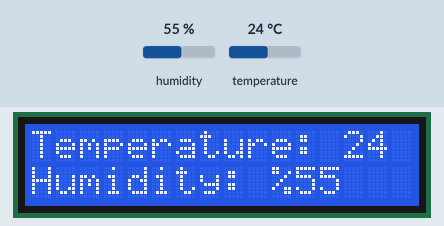
The sketch below on a simulated Arduino Uno, built with avr-gcc and run on an emulated ATmega328P. Parts: 16×2 character LCD. Inputs (shaded band) come from the test bench; at power-on: humidity 55 %, temperature 24 °C.

Above: at 2.2 s.
2.3 s: humidity set to 22 %
At 4.1 s:
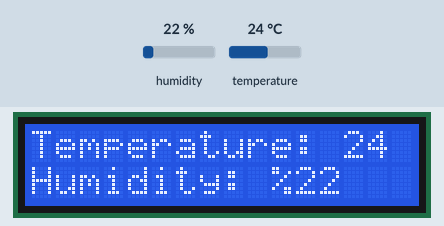
5.1 s: temperature set to 12 °C
At 6.4 s:
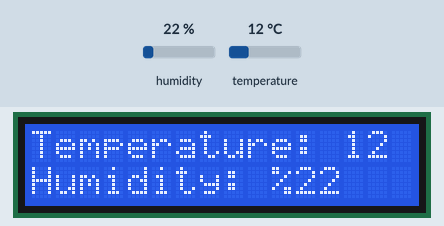
7.9 s: humidity set to 40 %
At 10.0 s:
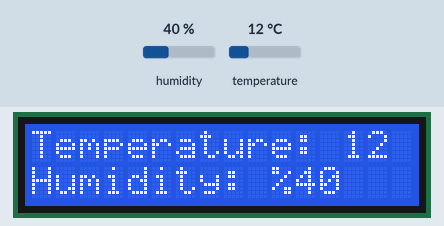
10.8 s: temperature set to 19 °C
At 12.3 s:
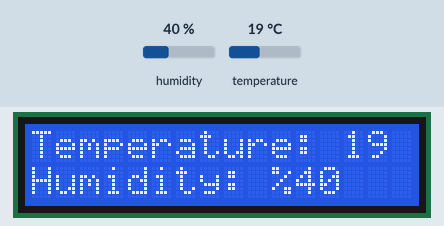
Timing chart, 0 to 13.8 s (numbered marks = the images above; inputs shaded):
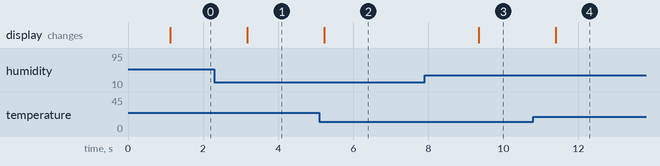

Measured:
- after the input at 2.3 s, the display: changes after 0.88 s (image 1)
- after the input at 5.1 s, the display: changes after 0.13 s (image 2)
- after the input at 7.9 s, the display: changes after 1.4 s (image 3)
- after the input at 10.8 s, the display: changes after 0.60 s (image 4)

The sketch:

arduino_code.ino
```cpp
#include <LiquidCrystal_I2C.h>
#include <Wire.h>
#include <DHT.h>

#define DHTPIN 2
#define DHTTYPE DHT11

DHT dht(DHTPIN, DHTTYPE);

LiquidCrystal_I2C lcd(0x27, 16, 2);


void setup() {

  lcd.begin();
  lcd.print("Hello");
  delay(1000);
  dht.begin();

}

void loop() {

  int temp = dht.readTemperature();
  int hum = dht.readHumidity();

  lcd.clear();

  lcd.setCursor(0,0);
  lcd.print("Temperature: ");
  lcd.print(temp);
  lcd.print(" C");

  lcd.setCursor(0,1);
  lcd.print("Humidity: %");
  lcd.print(hum);

  delay(2000);


}
```
